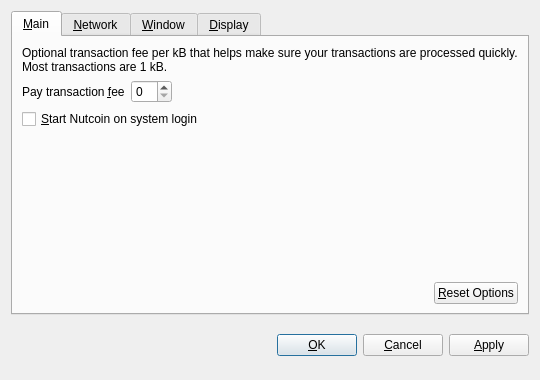
<?xml version="1.0" encoding="UTF-8"?>
<ui version="4.0">
 <class>OptionsDialog</class>
 <widget class="QDialog" name="OptionsDialog">
  <property name="geometry">
   <rect>
    <x>0</x>
    <y>0</y>
    <width>540</width>
    <height>380</height>
   </rect>
  </property>
  <property name="windowTitle">
   <string>Options</string>
  </property>
  <property name="modal">
   <bool>true</bool>
  </property>
  <layout class="QVBoxLayout" name="verticalLayout">
   <item>
    <widget class="QTabWidget" name="tabWidget">
     <property name="tabPosition">
      <enum>QTabWidget::North</enum>
     </property>
     <property name="currentIndex">
      <number>0</number>
     </property>
     <widget class="QWidget" name="tabMain">
      <attribute name="title">
       <string>&amp;Main</string>
      </attribute>
      <layout class="QVBoxLayout" name="verticalLayout_Main">
       <item>
        <widget class="QLabel" name="transactionFeeInfoLabel">
         <property name="text">
          <string>Optional transaction fee per kB that helps make sure your transactions are processed quickly. Most transactions are 1 kB.</string>
         </property>
         <property name="textFormat">
          <enum>Qt::PlainText</enum>
         </property>
         <property name="wordWrap">
          <bool>true</bool>
         </property>
        </widget>
       </item>
       <item>
        <layout class="QHBoxLayout" name="horizontalLayout_1_Main">
         <item>
          <widget class="QLabel" name="transactionFeeLabel">
           <property name="text">
            <string>Pay transaction &amp;fee</string>
           </property>
           <property name="textFormat">
            <enum>Qt::PlainText</enum>
           </property>
           <property name="buddy">
            <cstring>transactionFee</cstring>
           </property>
          </widget>
         </item>
         <item>
          <widget class="BitcoinAmountField" name="transactionFee"/>
         </item>
         <item>
          <spacer name="horizontalSpacer_1_Main">
           <property name="orientation">
            <enum>Qt::Horizontal</enum>
           </property>
           <property name="sizeHint" stdset="0">
            <size>
             <width>40</width>
             <height>20</height>
            </size>
           </property>
          </spacer>
         </item>
        </layout>
       </item>
       <item>
        <widget class="QCheckBox" name="bitcoinAtStartup">
         <property name="toolTip">
          <string>Automatically start Nutcoin after logging in to the system.</string>
         </property>
         <property name="text">
          <string>&amp;Start Nutcoin on system login</string>
         </property>
        </widget>
       </item>
       <item>
        <spacer name="verticalSpacer_Main">
         <property name="orientation">
          <enum>Qt::Vertical</enum>
         </property>
         <property name="sizeHint" stdset="0">
          <size>
           <width>20</width>
           <height>40</height>
          </size>
         </property>
        </spacer>
       </item>
       <item>
        <layout class="QHBoxLayout" name="horizontalLayout_2_Main">
         <item>
          <spacer name="horizontalSpacer_2_Main">
           <property name="orientation">
            <enum>Qt::Horizontal</enum>
           </property>
           <property name="sizeHint" stdset="0">
            <size>
             <width>40</width>
             <height>20</height>
            </size>
           </property>
          </spacer>
         </item>
         <item>
          <widget class="QPushButton" name="resetButton">
           <property name="toolTip">
            <string>Reset all client options to default.</string>
           </property>
           <property name="text">
            <string>&amp;Reset Options</string>
           </property>
           <property name="autoDefault">
            <bool>false</bool>
           </property>
          </widget>
         </item>
        </layout>
       </item>
      </layout>
     </widget>
     <widget class="QWidget" name="tabNetwork">
      <attribute name="title">
       <string>&amp;Network</string>
      </attribute>
      <layout class="QVBoxLayout" name="verticalLayout_Network">
       <item>
        <widget class="QCheckBox" name="mapPortUpnp">
         <property name="toolTip">
          <string>Automatically open the Nutcoin client port on the router. This only works when your router supports UPnP and it is enabled.</string>
         </property>
         <property name="text">
          <string>Map port using &amp;UPnP</string>
         </property>
        </widget>
       </item>
       <item>
        <widget class="QCheckBox" name="connectSocks">
         <property name="toolTip">
          <string>Connect to the Nutcoin network through a SOCKS proxy (e.g. when connecting through Tor).</string>
         </property>
         <property name="text">
          <string>&amp;Connect through SOCKS proxy:</string>
         </property>
        </widget>
       </item>
       <item>
        <layout class="QHBoxLayout" name="horizontalLayout_Network">
         <item>
          <widget class="QLabel" name="proxyIpLabel">
           <property name="text">
            <string>Proxy &amp;IP:</string>
           </property>
           <property name="textFormat">
            <enum>Qt::PlainText</enum>
           </property>
           <property name="buddy">
            <cstring>proxyIp</cstring>
           </property>
          </widget>
         </item>
         <item>
          <widget class="QValidatedLineEdit" name="proxyIp">
           <property name="maximumSize">
            <size>
             <width>140</width>
             <height>16777215</height>
            </size>
           </property>
           <property name="toolTip">
            <string>IP address of the proxy (e.g. 127.0.0.1)</string>
           </property>
          </widget>
         </item>
         <item>
          <widget class="QLabel" name="proxyPortLabel">
           <property name="text">
            <string>&amp;Port:</string>
           </property>
           <property name="textFormat">
            <enum>Qt::PlainText</enum>
           </property>
           <property name="buddy">
            <cstring>proxyPort</cstring>
           </property>
          </widget>
         </item>
         <item>
          <widget class="QLineEdit" name="proxyPort">
           <property name="maximumSize">
            <size>
             <width>55</width>
             <height>16777215</height>
            </size>
           </property>
           <property name="toolTip">
            <string>Port of the proxy (e.g. 9050)</string>
           </property>
          </widget>
         </item>
         <item>
          <widget class="QLabel" name="socksVersionLabel">
           <property name="text">
            <string>SOCKS &amp;Version:</string>
           </property>
           <property name="textFormat">
            <enum>Qt::PlainText</enum>
           </property>
           <property name="buddy">
            <cstring>socksVersion</cstring>
           </property>
          </widget>
         </item>
         <item>
          <widget class="QValueComboBox" name="socksVersion">
           <property name="toolTip">
            <string>SOCKS version of the proxy (e.g. 5)</string>
           </property>
          </widget>
         </item>
         <item>
          <spacer name="horizontalSpacer_Network">
           <property name="orientation">
            <enum>Qt::Horizontal</enum>
           </property>
           <property name="sizeHint" stdset="0">
            <size>
             <width>40</width>
             <height>20</height>
            </size>
           </property>
          </spacer>
         </item>
        </layout>
       </item>
       <item>
        <spacer name="verticalSpacer_Network">
         <property name="orientation">
          <enum>Qt::Vertical</enum>
         </property>
         <property name="sizeHint" stdset="0">
          <size>
           <width>20</width>
           <height>40</height>
          </size>
         </property>
        </spacer>
       </item>
      </layout>
     </widget>
     <widget class="QWidget" name="tabWindow">
      <attribute name="title">
       <string>&amp;Window</string>
      </attribute>
      <layout class="QVBoxLayout" name="verticalLayout_Window">
       <item>
        <widget class="QCheckBox" name="minimizeToTray">
         <property name="toolTip">
          <string>Show only a tray icon after minimizing the window.</string>
         </property>
         <property name="text">
          <string>&amp;Minimize to the tray instead of the taskbar</string>
         </property>
        </widget>
       </item>
       <item>
        <widget class="QCheckBox" name="minimizeOnClose">
         <property name="toolTip">
          <string>Minimize instead of exit the application when the window is closed. When this option is enabled, the application will be closed only after selecting Quit in the menu.</string>
         </property>
         <property name="text">
          <string>M&amp;inimize on close</string>
         </property>
        </widget>
       </item>
       <item>
        <spacer name="verticalSpacer_Window">
         <property name="orientation">
          <enum>Qt::Vertical</enum>
         </property>
         <property name="sizeHint" stdset="0">
          <size>
           <width>20</width>
           <height>40</height>
          </size>
         </property>
        </spacer>
       </item>
      </layout>
     </widget>
     <widget class="QWidget" name="tabDisplay">
      <attribute name="title">
       <string>&amp;Display</string>
      </attribute>
      <layout class="QVBoxLayout" name="verticalLayout_Display">
       <item>
        <layout class="QHBoxLayout" name="horizontalLayout_1_Display">
         <item>
          <widget class="QLabel" name="langLabel">
           <property name="text">
            <string>User Interface &amp;language:</string>
           </property>
           <property name="textFormat">
            <enum>Qt::PlainText</enum>
           </property>
           <property name="buddy">
            <cstring>lang</cstring>
           </property>
          </widget>
         </item>
         <item>
          <widget class="QValueComboBox" name="lang">
           <property name="toolTip">
            <string>The user interface language can be set here. This setting will take effect after restarting Nutcoin.</string>
           </property>
          </widget>
         </item>
        </layout>
       </item>
       <item>
        <layout class="QHBoxLayout" name="horizontalLayout_2_Display">
         <item>
          <widget class="QLabel" name="unitLabel">
           <property name="text">
            <string>&amp;Unit to show amounts in:</string>
           </property>
           <property name="textFormat">
            <enum>Qt::PlainText</enum>
           </property>
           <property name="buddy">
            <cstring>unit</cstring>
           </property>
          </widget>
         </item>
         <item>
          <widget class="QValueComboBox" name="unit">
           <property name="toolTip">
            <string>Choose the default subdivision unit to show in the interface and when sending coins.</string>
           </property>
          </widget>
         </item>
        </layout>
       </item>
       <item>
        <widget class="QCheckBox" name="displayAddresses">
         <property name="toolTip">
          <string>Whether to show Nutcoin addresses in the transaction list or not.</string>
         </property>
         <property name="text">
          <string>&amp;Display addresses in transaction list</string>
         </property>
        </widget>
       </item>
       <item>
        <spacer name="verticalSpacer_Display">
         <property name="orientation">
          <enum>Qt::Vertical</enum>
         </property>
         <property name="sizeHint" stdset="0">
          <size>
           <width>20</width>
           <height>40</height>
          </size>
         </property>
        </spacer>
       </item>
      </layout>
     </widget>
    </widget>
   </item>
   <item>
    <layout class="QHBoxLayout" name="horizontalLayout_Buttons">
     <item>
      <spacer name="horizontalSpacer_1">
       <property name="orientation">
        <enum>Qt::Horizontal</enum>
       </property>
       <property name="sizeHint" stdset="0">
        <size>
         <width>40</width>
         <height>48</height>
        </size>
       </property>
      </spacer>
     </item>
     <item>
      <widget class="QLabel" name="statusLabel">
       <property name="font">
        <font>
         <weight>75</weight>
         <bold>true</bold>
        </font>
       </property>
       <property name="text">
        <string/>
       </property>
       <property name="textFormat">
        <enum>Qt::PlainText</enum>
       </property>
       <property name="wordWrap">
        <bool>true</bool>
       </property>
      </widget>
     </item>
     <item>
      <spacer name="horizontalSpacer_2">
       <property name="orientation">
        <enum>Qt::Horizontal</enum>
       </property>
       <property name="sizeHint" stdset="0">
        <size>
         <width>40</width>
         <height>48</height>
        </size>
       </property>
      </spacer>
     </item>
     <item>
      <widget class="QPushButton" name="okButton">
       <property name="text">
        <string>&amp;OK</string>
       </property>
      </widget>
     </item>
     <item>
      <widget class="QPushButton" name="cancelButton">
       <property name="text">
        <string>&amp;Cancel</string>
       </property>
       <property name="autoDefault">
        <bool>false</bool>
       </property>
      </widget>
     </item>
     <item>
      <widget class="QPushButton" name="applyButton">
       <property name="text">
        <string>&amp;Apply</string>
       </property>
       <property name="autoDefault">
        <bool>false</bool>
       </property>
      </widget>
     </item>
    </layout>
   </item>
  </layout>
 </widget>
 <customwidgets>
  <customwidget>
   <class>BitcoinAmountField</class>
   <extends>QSpinBox</extends>
   <header>bitcoinamountfield.h</header>
  </customwidget>
  <customwidget>
   <class>QValueComboBox</class>
   <extends>QComboBox</extends>
   <header>qvaluecombobox.h</header>
  </customwidget>
  <customwidget>
   <class>QValidatedLineEdit</class>
   <extends>QLineEdit</extends>
   <header>qvalidatedlineedit.h</header>
  </customwidget>
 </customwidgets>
 <resources/>
 <connections/>
</ui>
